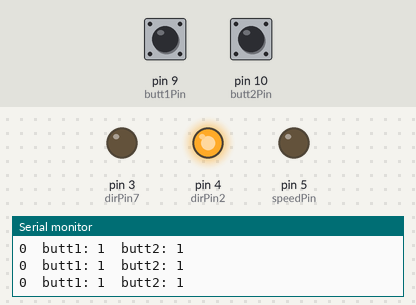
This sketch was run on a simulated Arduino Uno, built with avr-gcc and run on an emulated ATmega328P. Shown: output pins drawn as LEDs (lit = HIGH), the last lines printed to the serial monitor. Inputs (shaded band) come from the test bench; at power-on: pin 9 (butt1Pin) HIGH, pin 10 (butt2Pin) HIGH.

Above: at 1.2 s.
1.3 s: pin 9 (butt1Pin) pulled LOW for 0.15 s
At 2.4 s:
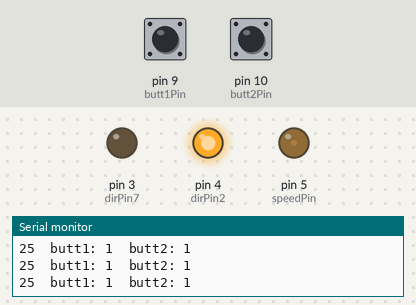
3.1 s: pin 10 (butt2Pin) pulled LOW for 0.15 s
At 4.1 s:
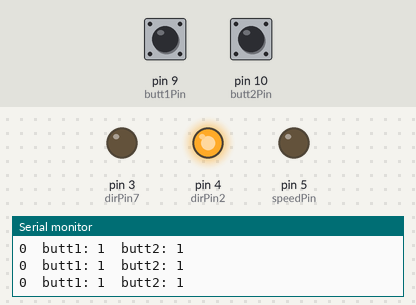
4.9 s: pin 10 (butt2Pin) pulled LOW for 1 s
At 6.4 s:
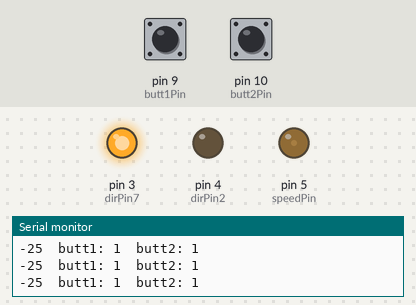
7.5 s: pin 9 (butt1Pin) pulled LOW for 1 s
At 9.8 s:
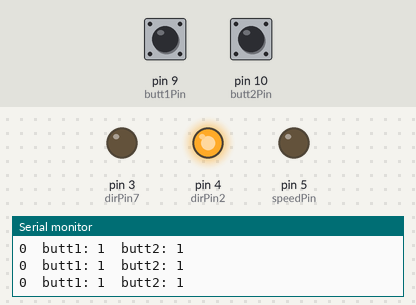
10.1 s: pin 9 (butt1Pin) pulled LOW for 3.2 s
At 14.3 s:
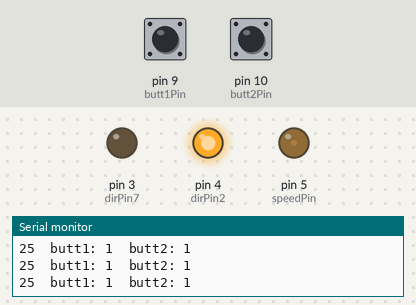
14.9 s: pin 9 (butt1Pin) pulsed LOW 5 times (0.12 s each, 0.3 s apart)
At 17.0 s:
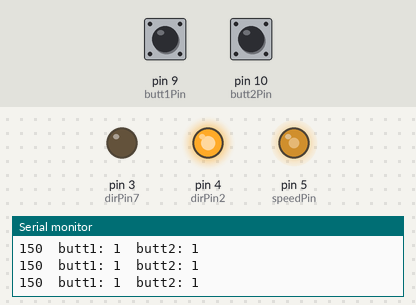
Timing chart, 0 to 18.5 s (numbered marks = the images above; inputs shaded):
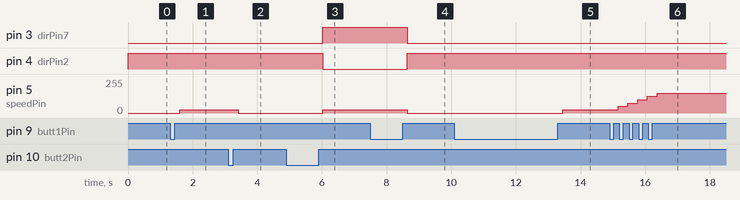

Measured:
- after the input at 1.3 s, pin 5 (speedPin): 0/255 → 25/255 after 0.31 s
- after the input at 3.1 s, pin 5 (speedPin): 25/255 → 0/255 after 0.31 s
- after the input at 4.9 s, pin 3 (dirPin7): LOW → HIGH after 1.1 s; pin 4 (dirPin2): HIGH → LOW after 1.1 s; pin 5 (speedPin): 0/255 → 25/255 after 1.1 s
- after the input at 7.5 s, pin 3 (dirPin7): HIGH → LOW after 1.1 s; pin 4 (dirPin2): LOW → HIGH after 1.1 s; pin 5 (speedPin): 25/255 → 0/255 after 1.1 s
- after the input at 10.1 s, pin 5 (speedPin): 0/255 → 25/255 after 3.4 s
- after the input at 14.9 s, pin 5 (speedPin): moves from 25/255 to 150/255 over 1.2 s, starting after 0.26 s

The sketch:

dcButtons.ino.ino
```cpp
int speedPin = 5;
  int dcSpeed = 0;
  int speedStep = 25;
int dirPin2 = 4;
int dirPin7 = 3;

int butt1Pin = 9;
  int butt1Old = 1;
  int butt1New;
int butt2Pin = 10;
  int butt2Old = 1;
  int butt2New;

int dt = 100;

void setup() {
  pinMode(speedPin,OUTPUT);
  pinMode(dirPin2,OUTPUT);
  pinMode(dirPin7,OUTPUT);

  pinMode(butt1Pin,INPUT);
    digitalWrite(butt1Pin,HIGH);
  pinMode(butt2Pin,INPUT);
    digitalWrite(butt2Pin,HIGH);

  Serial.begin(9600);
}

void loop() {
  Serial.print(dcSpeed);
  Serial.print("  butt1: ");
  Serial.print(butt1Old);
  Serial.print("  butt2: ");
  Serial.println(butt1Old);

  if(dcSpeed>=0){
    digitalWrite(dirPin2,HIGH);
    digitalWrite(dirPin7,LOW);
    analogWrite(speedPin,dcSpeed);
  }

  if(dcSpeed<0){
    digitalWrite(dirPin2,LOW);
    digitalWrite(dirPin7,HIGH);
    analogWrite(speedPin,dcSpeed*-1);
  }

  butt1New = digitalRead(butt1Pin);
  if(butt1Old==0 && butt1New==1 && dcSpeed<= 255-speedStep){
    dcSpeed+=speedStep;
  }
  butt1Old = butt1New;

  butt2New = digitalRead(butt2Pin);
  if(butt2Old==0 && butt2New==1 && dcSpeed>= -255+speedStep){
    dcSpeed-=speedStep;
  }
  butt2Old = butt2New;

delay(dt);

}
```
